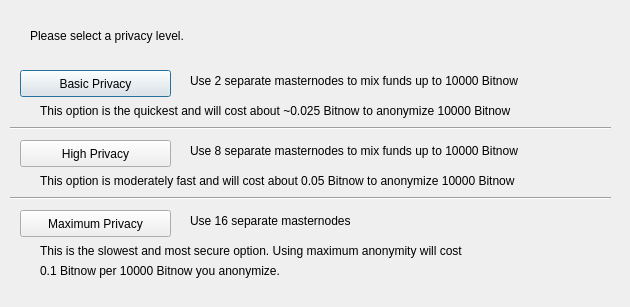
<?xml version="1.0" encoding="UTF-8"?>
<ui version="4.0">
 <class>ObfuscationConfig</class>
 <widget class="QDialog" name="ObfuscationConfig">
  <property name="geometry">
   <rect>
    <x>0</x>
    <y>0</y>
    <width>630</width>
    <height>307</height>
   </rect>
  </property>
  <property name="windowTitle">
   <string>Configure Obfuscation</string>
  </property>
  <widget class="QPushButton" name="buttonBasic">
   <property name="geometry">
    <rect>
     <x>20</x>
     <y>70</y>
     <width>151</width>
     <height>27</height>
    </rect>
   </property>
   <property name="text">
    <string>Basic Privacy</string>
   </property>
  </widget>
  <widget class="QPushButton" name="buttonHigh">
   <property name="geometry">
    <rect>
     <x>20</x>
     <y>140</y>
     <width>151</width>
     <height>27</height>
    </rect>
   </property>
   <property name="text">
    <string>High Privacy</string>
   </property>
  </widget>
  <widget class="QPushButton" name="buttonMax">
   <property name="geometry">
    <rect>
     <x>20</x>
     <y>210</y>
     <width>151</width>
     <height>27</height>
    </rect>
   </property>
   <property name="text">
    <string>Maximum Privacy</string>
   </property>
  </widget>
  <widget class="QLabel" name="label">
   <property name="geometry">
    <rect>
     <x>30</x>
     <y>20</y>
     <width>571</width>
     <height>31</height>
    </rect>
   </property>
   <property name="text">
    <string>Please select a privacy level.</string>
   </property>
  </widget>
  <widget class="QLabel" name="label_2">
   <property name="geometry">
    <rect>
     <x>190</x>
     <y>70</y>
     <width>421</width>
     <height>21</height>
    </rect>
   </property>
   <property name="text">
    <string>Use 2 separate masternodes to mix funds up to 10000 Bitnow</string>
   </property>
  </widget>
  <widget class="QLabel" name="label_3">
   <property name="geometry">
    <rect>
     <x>190</x>
     <y>140</y>
     <width>411</width>
     <height>21</height>
    </rect>
   </property>
   <property name="text">
    <string>Use 8 separate masternodes to mix funds up to 10000 Bitnow</string>
   </property>
  </widget>
  <widget class="QLabel" name="label_4">
   <property name="geometry">
    <rect>
     <x>190</x>
     <y>210</y>
     <width>421</width>
     <height>21</height>
    </rect>
   </property>
   <property name="text">
    <string>Use 16 separate masternodes</string>
   </property>
  </widget>
  <widget class="QLabel" name="label_6">
   <property name="geometry">
    <rect>
     <x>40</x>
     <y>100</y>
     <width>561</width>
     <height>21</height>
    </rect>
   </property>
   <property name="text">
    <string>This option is the quickest and will cost about ~0.025 Bitnow to anonymize 10000 Bitnow</string>
   </property>
  </widget>
  <widget class="QLabel" name="label_7">
   <property name="geometry">
    <rect>
     <x>40</x>
     <y>170</y>
     <width>561</width>
     <height>21</height>
    </rect>
   </property>
   <property name="text">
    <string>This option is moderately fast and will cost about 0.05 Bitnow to anonymize 10000 Bitnow</string>
   </property>
  </widget>
  <widget class="QLabel" name="label_8">
   <property name="geometry">
    <rect>
     <x>40</x>
     <y>240</y>
     <width>561</width>
     <height>21</height>
    </rect>
   </property>
   <property name="text">
    <string>This is the slowest and most secure option. Using maximum anonymity will cost</string>
   </property>
  </widget>
  <widget class="QLabel" name="label_9">
   <property name="geometry">
    <rect>
     <x>40</x>
     <y>260</y>
     <width>561</width>
     <height>21</height>
    </rect>
   </property>
   <property name="text">
    <string>0.1 Bitnow per 10000 Bitnow you anonymize.</string>
   </property>
  </widget>
  <widget class="Line" name="line">
   <property name="geometry">
    <rect>
     <x>10</x>
     <y>120</y>
     <width>601</width>
     <height>16</height>
    </rect>
   </property>
   <property name="orientation">
    <enum>Qt::Horizontal</enum>
   </property>
  </widget>
  <widget class="Line" name="line_2">
   <property name="geometry">
    <rect>
     <x>10</x>
     <y>190</y>
     <width>601</width>
     <height>16</height>
    </rect>
   </property>
   <property name="orientation">
    <enum>Qt::Horizontal</enum>
   </property>
  </widget>
 </widget>
 <resources/>
 <connections/>
</ui>
